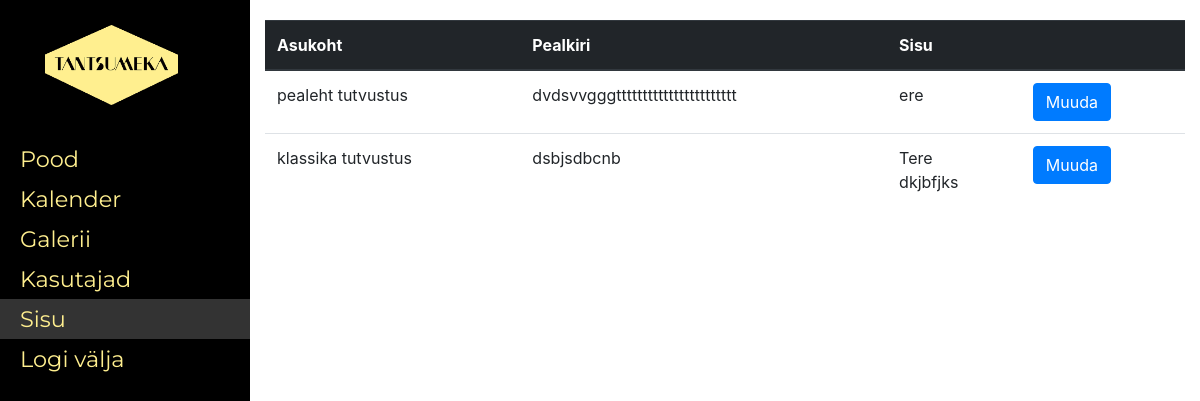
Screenshot of /admin/index/content/index.php (signed in) with the database file from the repository.
### tables this page shows
CREATE TABLE IF NOT EXISTS `WebContent` (
  `postid` int(11) NOT NULL,
  `location` varchar(500) NOT NULL,
  `heading` varchar(100) NOT NULL,
  `content` varchar(500) NOT NULL
);

### admin/index/content/index.php (the view, shortened to what this page needs)
<!DOCTYPE html>
<html lang="en">
<head>
  <link rel="stylesheet" href="../assets/css/admin.css">
  <link rel="stylesheet" href="https://stackpath.bootstrapcdn.com/bootstrap/4.1.1/css/bootstrap.min.css">
</head>
<body>
    <div id="wrapper">
        <div id="sidebar-wrapper">
            <ul class="sidebar-nav">
                <li class="sidebar-brand">
                    <a href="../">
                        <img src="../assets/img/tantsumeka_hele.png" alt="logo" height="80" width="133">
                    </a>
                </li>
                <br>
                <li>
                    <a href="../shop">Pood</a>
                </li>
                <li>
                    <a href="../calendar">Kalender</a>
                </li>
                <li>
                    <a href="../galery">Galerii</a>
                </li>
                <li>
                    <a href="../users">Kasutajad</a>
                </li>
                <li  class="visited">
                    <a href="">Sisu</a>
                </li>
                <li>
                    <a href="?logout=1">Logi välja</a>
                </li>
            </ul>
        </div>
        <div id="page-content-wrapper">
            <div class="row">
                <div class="col-lg-12">
                    <section>
                        <row>
                            <div class="col-12">
                                <div>
                                    <table class="table">
                                        <thead class="thead-dark">
                                            <th scope="col">Asukoht</th>
                                            <th scope="col">Pealkiri</th>
                                            <th scope="col">Sisu</th>
                                            <th scope="col"></th>
                                        </thead>
                                        <tbody>
                                            <?php
                                                include('conn.php');
                                                $query=mysqli_query($conn,"select * from `WebContent`");
                                                while($row=mysqli_fetch_array($query)){
                                                    ?>
                                                    <tr>
                                                        <td><?php echo $row['location']; ?></td>
                                                        <td><?php echo $row['heading']; ?></td>
                                                        <td><?php echo $row['content']; ?></td>
                                                        <td>
                                                            <a type="button" role="button" class="btn btn-primary" href="edit.php?id=<?php echo $row['postid']; ?>">Muuda</a>
                                                        </td>
                                                    </tr>
                                                        <?php
                                                    }
                                            ?>
                                        </tbody>
                                    </table>
                                </div>
                            </div>
                        </row>
                    </section>
                </div>
            </div>
        </div>
    </div>
</body>
</html>

### admin/index/assets/css/admin.css (style rules this page uses)
#wrapper { padding-left: 250px; }
#page-content-wrapper { width: 100%; padding-top: 20px; position: relative; }
#sidebar-wrapper { z-index: 1000; position: fixed; left: 250px; width: 250PX; height: 100%; margin-left: -250px; overflow-y: auto; background: #000; -webkit-transition: all 0.5s ease; -moz-transition: all 0.5s ease; -o-transition: all 0.5s ease; transition: all 0.5s ease; }
.sidebar-nav { position: absolute; top: 0; width: 250px; margin: 0; padding: 0; list-style: none; }
.sidebar-nav li { text-indent: 20px; line-height: 40px; }
.sidebar-nav li a { display: block; text-decoration: none; color: #ffef8f; font-size: 1.4rem; font-family: 'Montserrat', sans-serif; font-weight: 400; }
.sidebar-nav li { text-decoration: none; }
.visited { text-decoration: none; color: #fff; background: rgba(255,255,255,0.2); }
.sidebar-nav > .sidebar-brand { height: 65px; font-size: 18px; line-height: 60px; }
.sidebar-nav > .sidebar-brand a { color: #999999; }
.sidebar-brand { margin: 10%; padding: 0; }

### rows the page displays
webcontent: location "pealeht tutvustus", heading "dvdsvvgggttttttttttttttttttttttt", content "ere"
webcontent: location "klassika tutvustus", heading "dsbjsdbcnb", content "Tere dkjbfjks"
